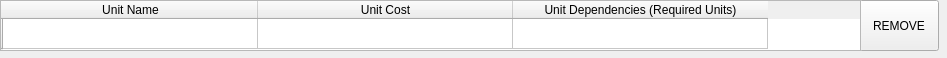
<?xml version="1.0" encoding="UTF-8"?>
<ui version="4.0">
 <class>unitObjectWidget</class>
 <widget class="QWidget" name="unitObjectWidget">
  <property name="geometry">
   <rect>
    <x>0</x>
    <y>0</y>
    <width>947</width>
    <height>58</height>
   </rect>
  </property>
  <property name="windowTitle">
   <string>Form</string>
  </property>
  <widget class="QPushButton" name="unitWidgetRemoveButton">
   <property name="geometry">
    <rect>
     <x>859</x>
     <y>0</y>
     <width>80</width>
     <height>51</height>
    </rect>
   </property>
   <property name="text">
    <string>REMOVE</string>
   </property>
  </widget>
  <widget class="QTableWidget" name="unitDataTableWidget">
   <property name="geometry">
    <rect>
     <x>0</x>
     <y>0</y>
     <width>861</width>
     <height>51</height>
    </rect>
   </property>
   <property name="editTriggers">
    <set>QAbstractItemView::NoEditTriggers</set>
   </property>
   <property name="selectionMode">
    <enum>QAbstractItemView::NoSelection</enum>
   </property>
   <property name="showGrid">
    <bool>true</bool>
   </property>
   <attribute name="horizontalHeaderVisible">
    <bool>true</bool>
   </attribute>
   <attribute name="horizontalHeaderDefaultSectionSize">
    <number>255</number>
   </attribute>
   <row>
    <property name="text">
     <string/>
    </property>
   </row>
   <column>
    <property name="text">
     <string>Unit Name</string>
    </property>
   </column>
   <column>
    <property name="text">
     <string>Unit Cost</string>
    </property>
   </column>
   <column>
    <property name="text">
     <string>Unit Dependencies (Required Units)</string>
    </property>
   </column>
   <item row="0" column="0">
    <property name="flags">
     <set>ItemIsEnabled</set>
    </property>
   </item>
   <item row="0" column="1">
    <property name="flags">
     <set>ItemIsSelectable|ItemIsEnabled</set>
    </property>
   </item>
   <item row="0" column="2">
    <property name="flags">
     <set>ItemIsSelectable|ItemIsEnabled</set>
    </property>
   </item>
  </widget>
 </widget>
 <resources/>
 <connections/>
</ui>
